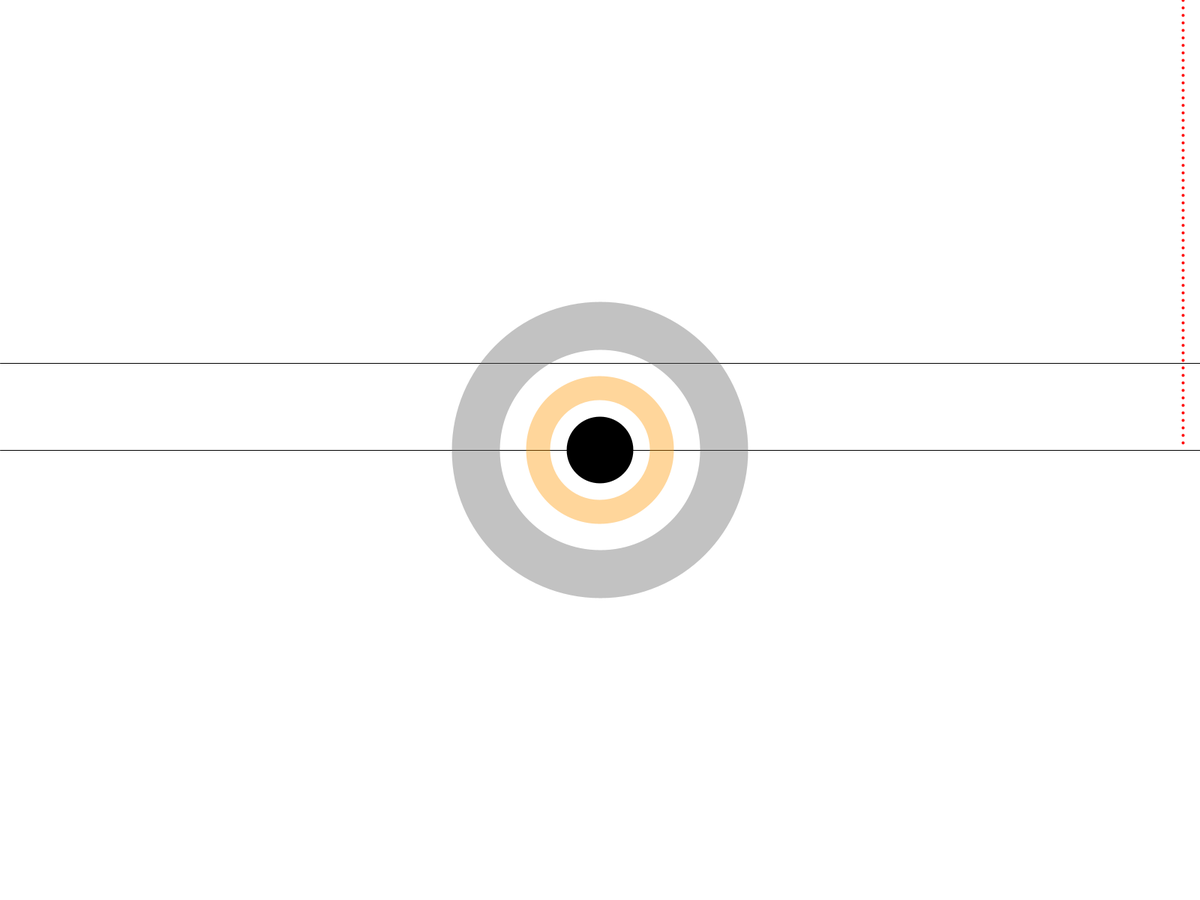
Frame 1 (no input)
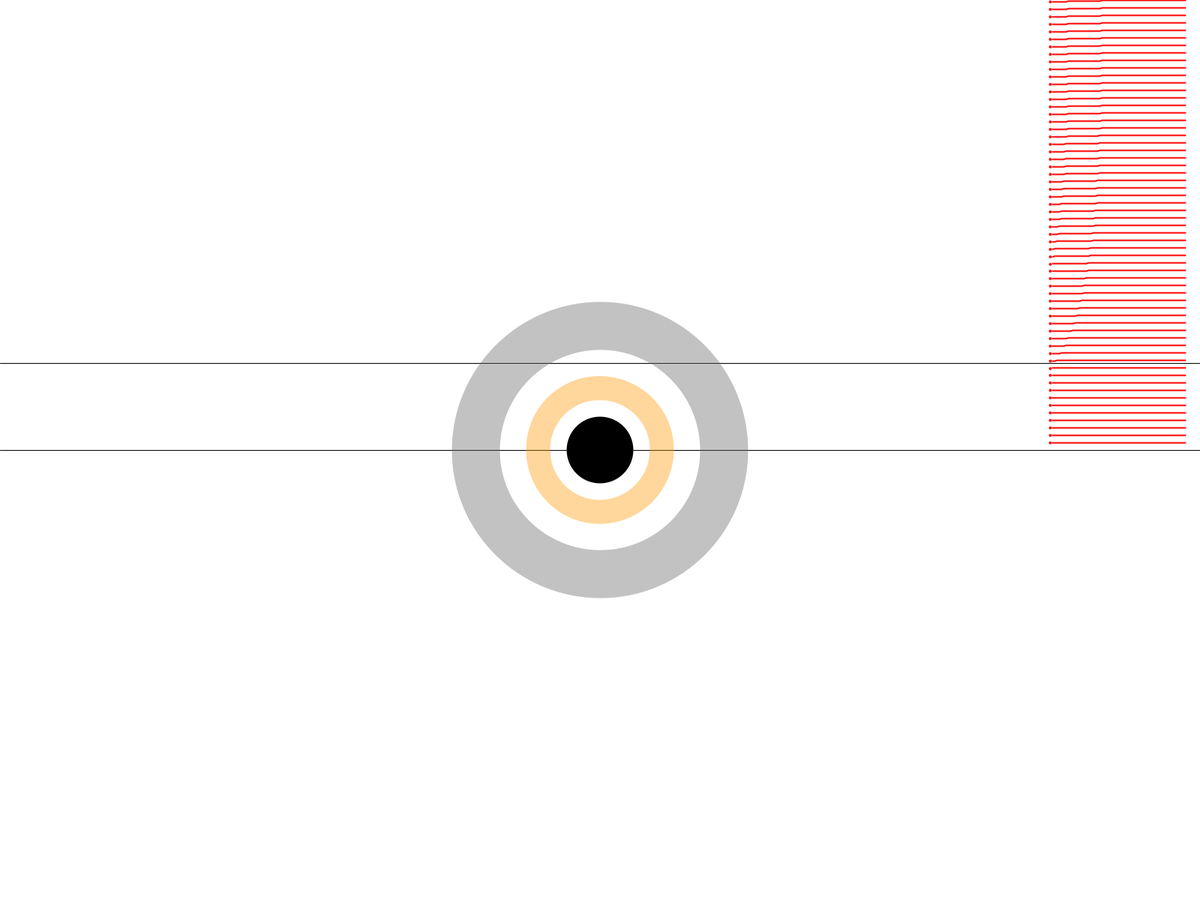
Frame 60 (the mouse pressed at the canvas centre just before this capture)
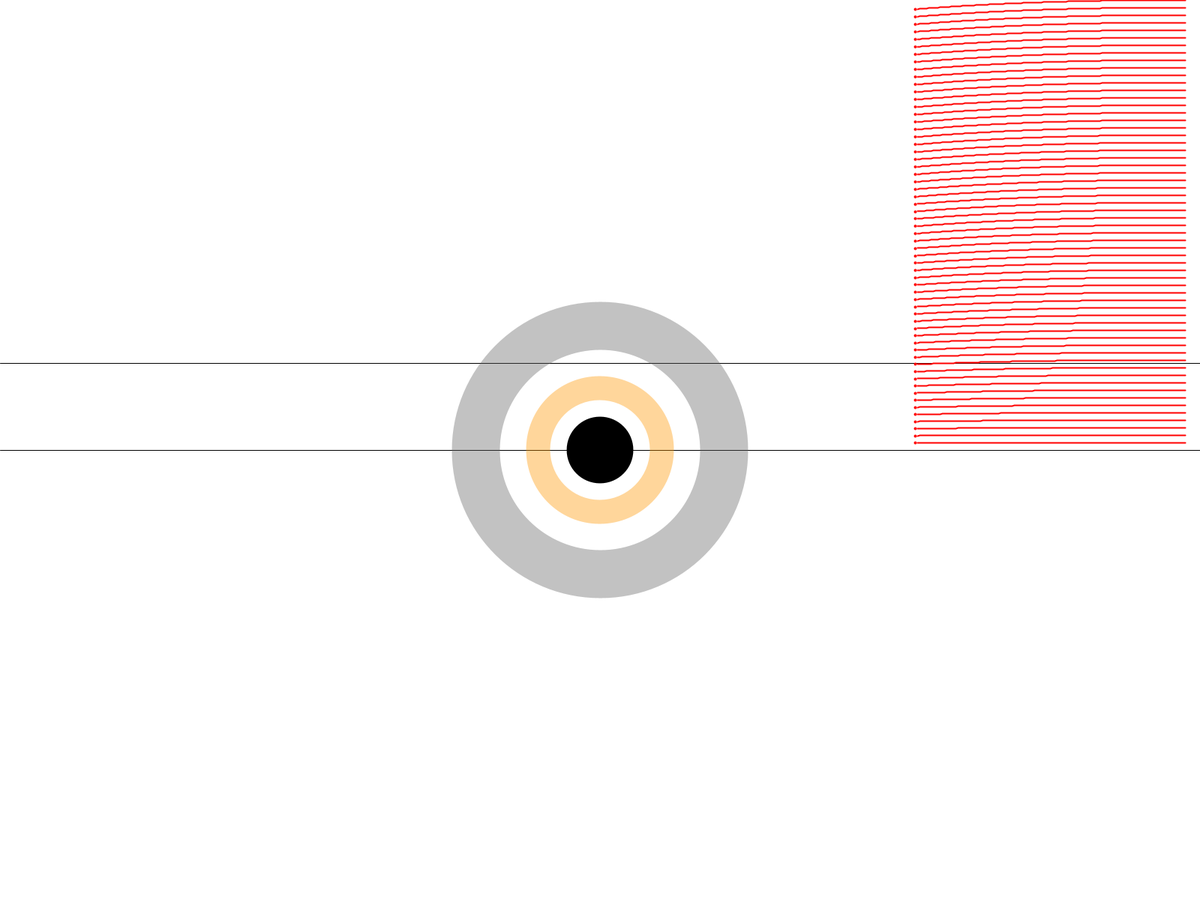
Frame 120 (the mouse held since frame 60 and released just before this capture)

The Processing sketch that drew these frames (run headless with seeded random() and noise(); from frame 60 on, the mouse is pressed at the canvas centre):

// Processing sketch: Sagitarius_pde
// ── Sagitarius_pde.pde



int c = 30;
int G = 2;
float dt = 0.1;

Blackhole m87;

ArrayList<Photon> particles = new ArrayList<Photon>();
float start, end;

void setup() {
  fullScreen();
  m87 = new Blackhole(width / 2, height / 2, 10000);

  start = height / 2;
  end = height / 2 - m87.rs * 2.6;

  for (int y = 0; y < start; y += 10) {
    particles.add(new Photon(width - 20, y));
    
  }
}

void draw() {
  background(255);


  stroke(0);
  strokeWeight(1);
  line(0, start, width, start);
  line(0, end, width, end);

  for (Photon p : particles) {
    m87.pull(p);
    p.update();
    p.show();
  }
  m87.show();
}

// ── blackhole.pde
class Blackhole {
    PVector pos;
    float mass, rs;
  Blackhole(float x, float y, float m) {
    this.pos = new PVector(x, y);
    this.mass = m;
    this.rs = (2 * G * this.mass) / (c * c);
  }

  void pull(Photon photon) {
    PVector force = PVector.sub(this.pos, photon.pos);
    float  r = force.mag();
    float  fg = G * this.mass / (r * r);
    force.setMag(fg);
    photon.vel.add(force);
    photon.vel.setMag(c);

    if (r < this.rs) {
      photon.stop();
    }
  }


  void show() {
    ellipseMode(RADIUS);
    fill(0);
    noStroke();
    ellipse(this.pos.x, this.pos.y, this.rs, this.rs);

    noFill();
    stroke(100, 100);
    strokeWeight(64);
    ellipse(this.pos.x, this.pos.y, this.rs * 3 + 32, this.rs * 3 + 32);

    stroke(255, 150, 0, 100);
    strokeWeight(32);

    ellipse(this.pos.x, this.pos.y, this.rs * 1.5 + 16, this.rs * 1.5 + 16);


  }



}

// ── photon.pde
class Photon {
  PVector pos, vel;
  ArrayList<PVector> history;
  boolean stopped;
  float theta;
  Photon(float x, float y) {
    this.pos = new PVector(x, y);
    this.vel = new PVector(-c, 0);
    this.history = new ArrayList<PVector>();
    this.stopped = false;
    this.theta = 0;
  }

  void stop() {
    this.stopped = true;
  }

  void update() {
    if (!this.stopped) {
      //if (frameCount % 5 == 0) {
      this.history.add(this.pos.copy());
      //}
      PVector deltaV = this.vel.copy();
      deltaV.mult(dt);
      this.pos.add(deltaV);
    }

    if (this.history.size() > 500) {
      this.history.remove(0);
    }
  }

  void show() {
    strokeWeight(4);
    stroke(255, 0, 0);
    point(this.pos.x, this.pos.y);

    strokeWeight(2);
    noFill();
    beginShape();
    for (PVector v : this.history) {
      vertex(v.x, v.y);
    }

    endShape();
  }
}
